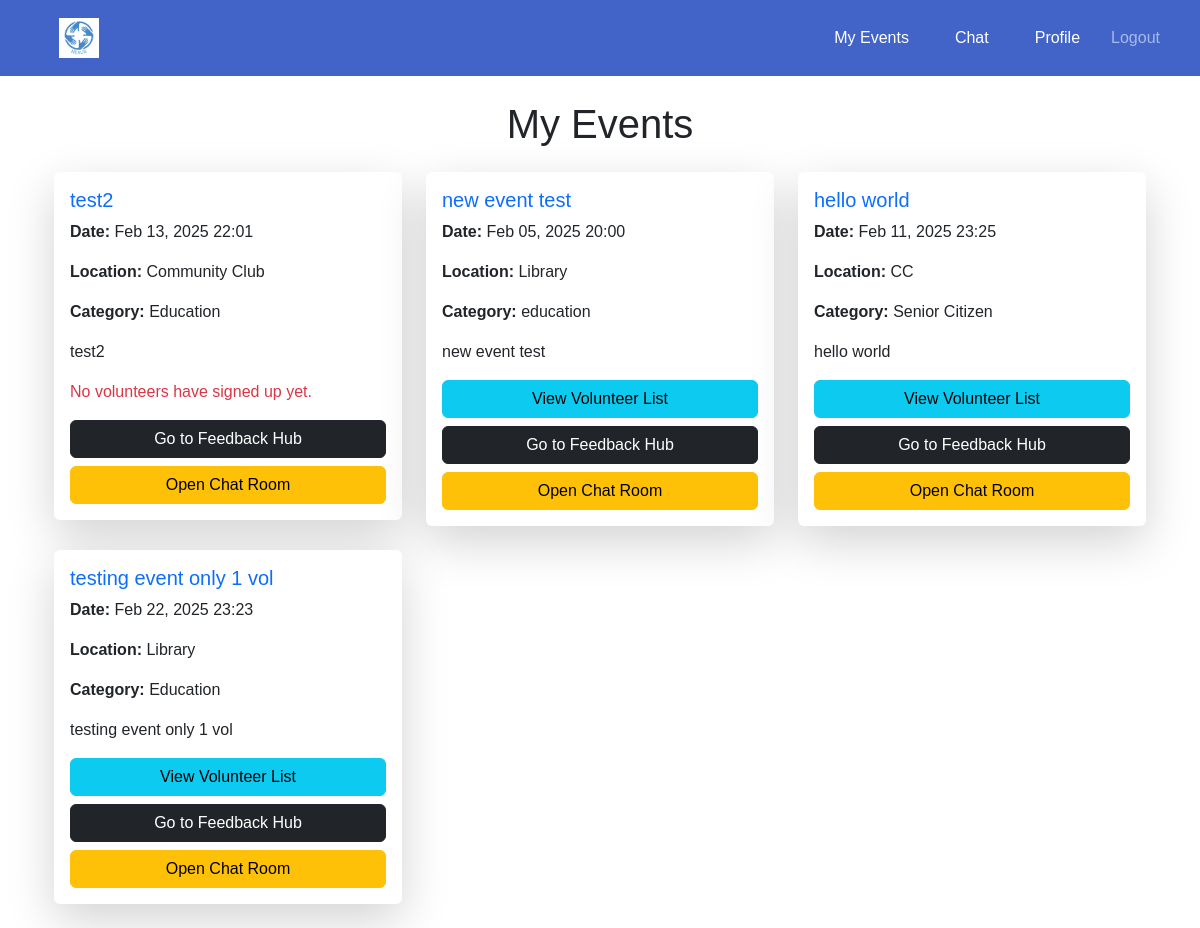
The app's page /events/organisation-events/ (signed in), older data.
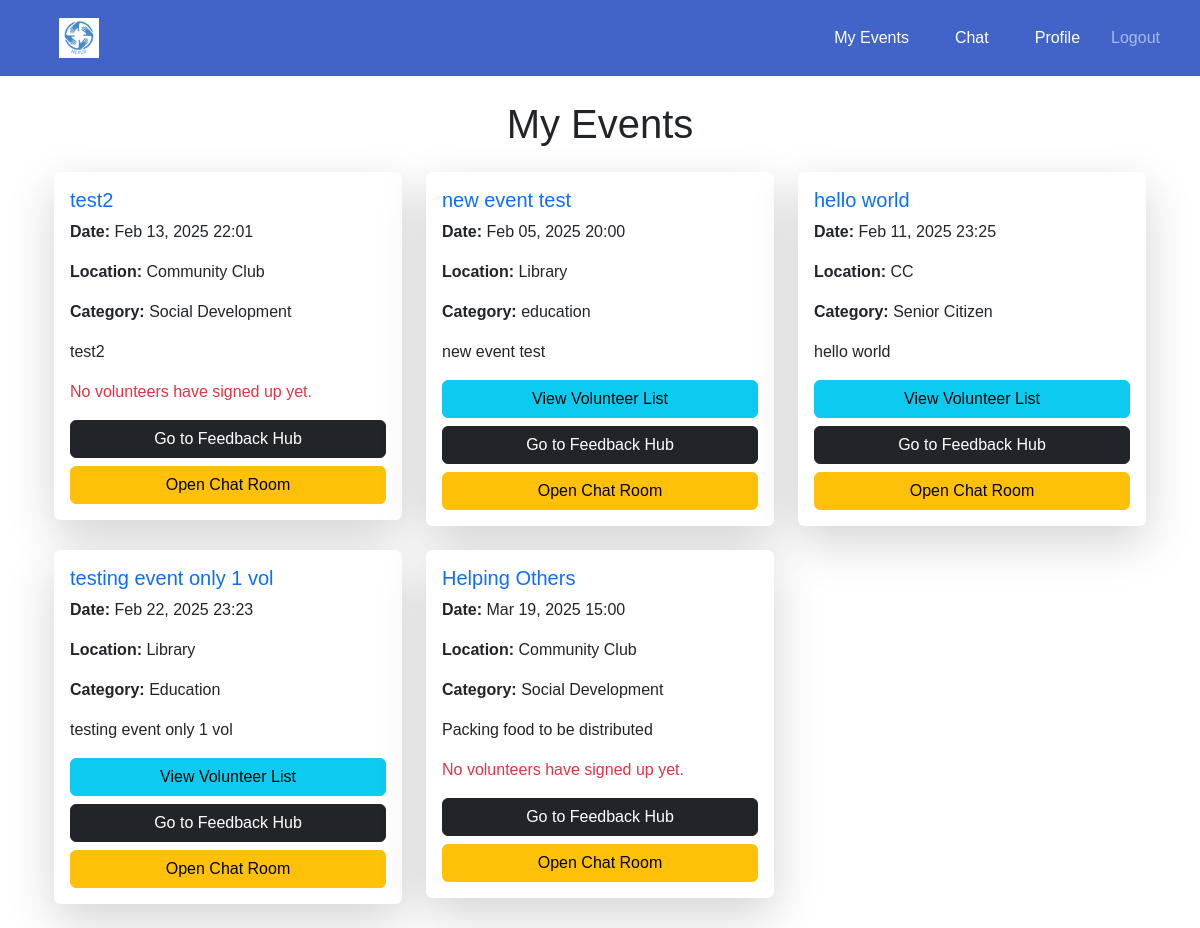
The same page, newer data.
### events/models.py (models this page shows, shortened)
class Event(models.Model):
    CATEGORY_CHOICES = [
        ('Education', 'Education'),
        ('Social Development', 'Social Development'),
        ('Senior Citizen', 'Senior Citizen'),
    ]
    organisation = models.ForeignKey(settings.AUTH_USER_MODEL, on_delete=models.CASCADE)
    name = models.CharField(max_length=255)
    description = models.TextField()
    date = models.DateTimeField()
    location = models.CharField(max_length=255)
    volunteers_needed = models.PositiveIntegerField()
    roles_responsibilities = models.TextField()
    category = models.CharField(max_length=50, choices=CATEGORY_CHOICES, blank=False, default='Education')

### events/views.py (the view)
# urls.py: path('organisation-events/', views.organisation_events, name='organisation_events'),
@login_required
def organisation_events(request):
    events = Event.objects.filter(organisation=request.user)
    current_time = localtime(now())  # Ensure correct timezone is used
    for event in events:
        event.volunteers = VolunteerEvent.objects.filter(event=event)
    return render(request, 'events/organisation_events.html', {
        'events': events,
        'current_time': current_time,  # Ensure it's passed correctly
    })

### events/templates/events/organisation_events.html (shortened to what this page needs)
{% extends 'base.html' %}
{% block content %}
    <div class="container mt-4">
        <h1 class="mb-4 text-center">My Events</h1>
        <div class="row">
            {% for event in events %}
                <div class="col-md-6 col-lg-4 mb-4">
                    <div class="card shadow-lg border-0">
                        <div class="card-body">
                            <h5 class="card-title text-primary">{{ event.name }}</h5>
                            <p class="card-text"><strong>Date:</strong> {{ event.date|date:"M d, Y H:i" }}</p>
                            <p class="card-text"><strong>Location:</strong> {{ event.location }}</p>
                            <p class="card-text"><strong>Category:</strong> {{ event.get_category_display }}</p>
                            <p class="card-text">{{ event.description }}</p>
                            {% if event.registered_volunteers.exists %}
                                <a href="{% url 'events:volunteer_list' event.id %}" class="btn btn-info w-100 mb-2">
                                    View Volunteer List
                                </a>
                            {% else %}
                                <p class="text-danger">No volunteers have signed up yet.</p>
                            {% endif %}
                            <a href="{% url 'events:feedback_hub' %}" class="btn btn-dark w-100 mb-2">
                                Go to Feedback Hub
                            </a>
                            <a href="{% url 'chat:chat_room' event.id %}" class="btn btn-warning w-100">
                                Open Chat Room
                            </a>
                        </div>
                    </div>
                </div>
            {% endfor %}
        </div>
    </div>
{% endblock %}

Row changes from the older to the newer data that the page shows:
changed Event "test2": category "Education" → "Social Development"
added Event: name "Helping Others", date "Mar 19, 2025 15:00", location "Community Club", category "Social Development", description "Packing food to be distributed", shows "No volunteers have signed up yet."
